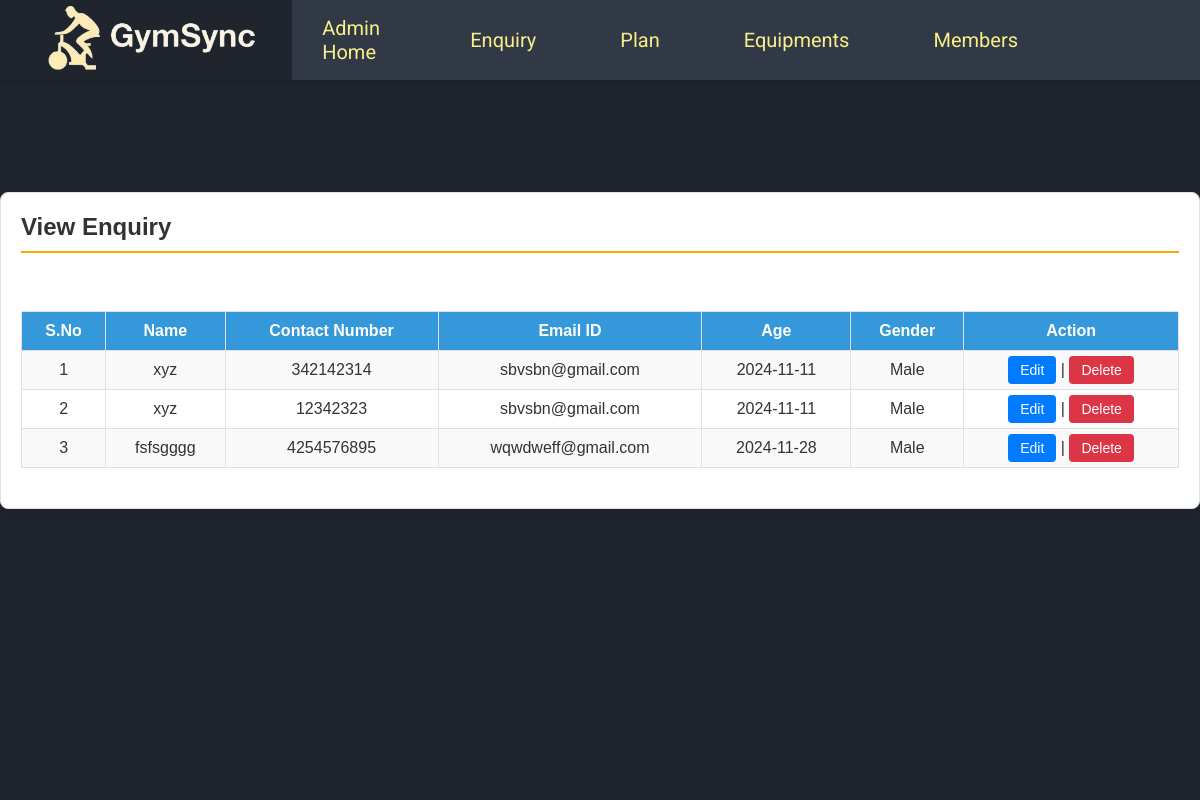
/viewEnquiry, run on the app's committed database.
### gym/models.py (models this page shows, shortened)
class Enquiry(models.Model):
    name = models.CharField(max_length=150, null=True)
    mobile = models.CharField(max_length=15, null=True)
    email = models.CharField(max_length=50, null=True)
    age = models.CharField(max_length=15, null=True)
    gender = models.CharField(max_length=10, null=True)

### gym/views.py (the view)
# urls.py: path("viewEnquiry", viewEnquiry, name="viewEnquiry"),
def viewEnquiry(request):
    enquiries = Enquiry.objects.all()  # You can add filters if needed
    return render(request, "viewEnquiry.html", locals())

### gym/templates/viewEnquiry.html (shortened to what this page needs)
{% include 'admin_nav.html' %}
{% load static %}
<html lang="en" class="no-focus">
  <link rel="stylesheet" id="css-main" href="{% static 'css/view-styles.css' %}" />
  <br /><br /><br /><br />
  <div class="container card shadow mt-5">
    <div class="card-body">
      <h5 class="p-2" style="border-bottom: 2px solid orange">View Enquiry</h5>
      <br />
      <div class="container-fluid content-container">
        <video autoplay loop muted plays-inline class="back-video">
          <source src="{% static 'images/bgvideo2.mp4' %}" />
        </video>
        <table id="example" class="table table-striped table-bordered" style="width: 100%">
          <thead class="text-white" style="background-color: #5d4037">
            <tr>
              <th>S.No</th>
              <th>Name</th>
              <th>Contact Number</th>
              <th>Email ID</th>
              <th>Age</th>
              <th>Gender</th>
              <th>Action</th>
            </tr>
          </thead>
          <tbody>
            {% for i in enquiries %}
            <tr>
              <td>{{ forloop.counter }}</td>
              <td>{{ i.name }}</td>
              <td>{{ i.mobile }}</td>
              <td>{{ i.email }}</td>
              <td>{{ i.age }}</td>
              <td>{{ i.gender }}</td>
              <td>
                <a href="{% url 'edit_Enquiry' i.id %}" class="btn btn-primary">Edit</a> |
                <a href="{% url 'delete_Enquiry' i.id %}" class="btn btn-danger" onclick="return confirm('Are you sure to delete this Enquiry?')">Delete</a>
              </td>
            </tr>
            {% empty %}
              <tr>
                <td colspan="7">No enquiries found.</td>
              </tr>
            {% endfor %}
          </tbody>
        </table>
      </div>
    </div>
  </div>
  <link rel="stylesheet" href="https://use.fontawesome.com/releases/v5.6.3/css/all.css" />
</html>

### static/css/admin_nav_style.css (style rules this page uses)
* { margin: 0; padding: 0; }

### static/css/view-styles.css (style rules this page uses)
.container { max-width: 1185px; margin: 0 auto; padding: 20px; }
.card { margin-top: 40px; background-color: white; border-radius: 8px; border: 1px solid #dee2e6; padding: 20px; box-shadow: 0 4px 8px rgba(0, 0, 0, 0.1); }
h5 { font-size: 24px; font-weight: bold; color: #333; padding-bottom: 10px; margin-bottom: 20px; border-bottom: 3px solid goldenrod; }
table { width: 100%; border-collapse: collapse; margin: 20px 0; }
table th, table td { padding: 10px; text-align: left; border: 1px solid #dee2e6; }
thead th { background-color: #3498db; color: white; font-weight: bold; text-align: center; }
tbody td { text-align: center; }
.table-bordered { border: 1px solid #dee2e6; }
.table-striped tbody tr:nth-of-type(odd) { background-color: #f9f9f9; }
.btn { padding: 6px 12px; font-size: 14px; border-radius: 4px; text-decoration: none; color: white; cursor: pointer; }
.btn-primary { background-color: #007bff; border: none; }
.btn-danger { background-color: #dc3545; border: none; }
.back-video { position: fixed; top: 0; left: 0; width: 100vw; height: 100vh; object-fit: cover; z-index: -1; }
@media (max-aspect-ratio: 16/9) { .back-video { width: auto; height: 100%; } }

### data on the page
Enquiry: name "xyz", mobile "342142314", email "sbvsbn@gmail.com", age "2024-11-11", gender "Male"
Enquiry: name "xyz", mobile "12342323", email "sbvsbn@gmail.com", age "2024-11-11", gender "Male"
Enquiry: name "fsfsgggg", mobile "4254576895", email "wqwdweff@gmail.com", age "2024-11-28", gender "Male"
